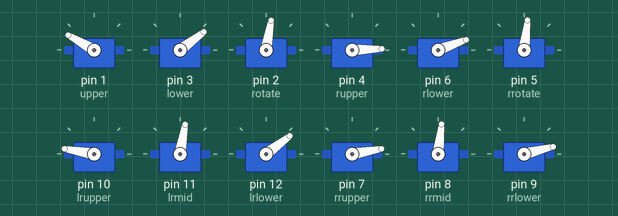
This sketch was run on a simulated Arduino Uno, built with avr-gcc and run on an emulated ATmega328P. On the bench: 12 × servo.

Above: at 3.05 s.
At 23.0 s:
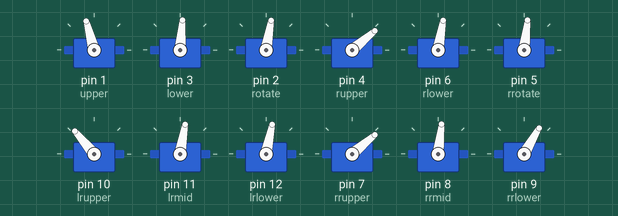
Timing chart, 0 to 31.8 s (numbered marks = the images above):
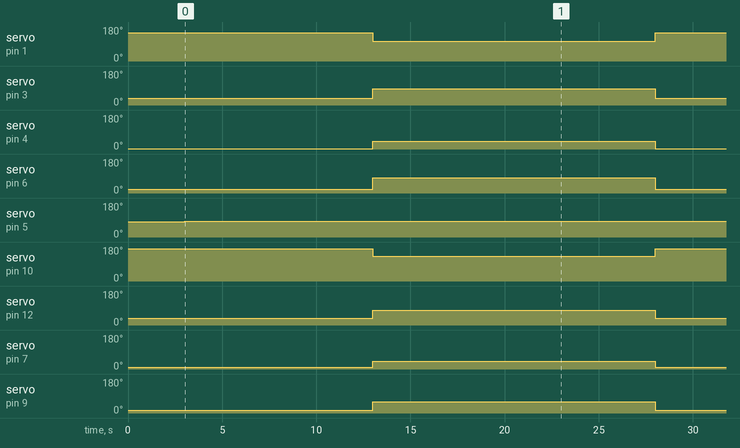

The sketch:

leg_test022718.ino
```cpp
#include <Servo.h>

Servo upper;
Servo lower;
Servo rotate;

Servo rupper;//right upper servo
Servo rlower;//right lower servo
Servo rrotate;//right sideways servo

Servo lrupper;
Servo lrmid;
Servo lrlower;

Servo rrupper;
Servo rrmid;
Servo rrlower;

int x=180;//upper sit position
int y=37;//lower leg sit position
int z=30;//time between leg movements

int q=170;//upper lr
int r=37;//lower lr

int a=10;//upper right sit position
int b=28;//lower right sit position

int c=10;//upper rr sit position
int d=28;


int ud=0;//0 for sit and 1 for stand
int countup=0;//counter to delay right front a bit

void setup() {
 upper.attach(1);
 lower.attach(3);
 rotate.attach(2);
 rupper.attach(4);
 rlower.attach(6);
 rrotate.attach(5);

 lrupper.attach(10);
 lrmid.attach(11);
 lrlower.attach(12);

 rrupper.attach(7);
 rrmid.attach(8);
 rrlower.attach(9);


 upper.write(150);
 lower.write(37);
 rotate.write(80);
 rupper.write(2);
 rlower.write(20);
 rrotate.write(80);

 lrupper.write(170);
 lrmid.write(80);
 lrlower.write(37);

 rrupper.write(10);
 rrmid.write(83);
 rrlower.write(14);


 delay(3000);


}

void loop() {

  upper.write(150);//sit
 lower.write(37);
 rotate.write(80);
 rupper.write(2);
 rlower.write(20);
 rrotate.write(83);

 lrupper.write(170);
 lrmid.write(80);
 lrlower.write(37);

 rrupper.write(10);
 rrmid.write(83);
 rrlower.write(14);

delay(10000);

 upper.write(105);//stand
 lower.write(85);
 rotate.write(80);
 rupper.write(40);
 rlower.write(80);
 rrotate.write(83);

 lrupper.write(130);
 lrmid.write(80);
 lrlower.write(78);

 rrupper.write(40);
 rrmid.write(83);
 rrlower.write(60);

 delay(15000);

}
```

Measured:
- by itself, servo on pin 1 (upper): alternates 150° for 10.0 s and 105° for 15.0 s
- by itself, servo on pin 3 (lower): alternates 85° for 15.0 s and 37° for 10.0 s
- by itself, servo on pin 4 (rupper): alternates 40° for 15.0 s and 2° for 10.0 s
- by itself, servo on pin 6 (rlower): alternates 80° for 15.0 s and 20° for 10.0 s
- by itself, servo on pin 5 (rrotate): 80° → 83° at 3.0 s
- by itself, servo on pin 10 (lrupper): alternates 170° for 10.0 s and 130° for 15.0 s
- by itself, servo on pin 12 (lrlower): alternates 78° for 15.0 s and 37° for 10.0 s
- by itself, servo on pin 7 (rrupper): alternates 40° for 15.0 s and 10° for 10.0 s
